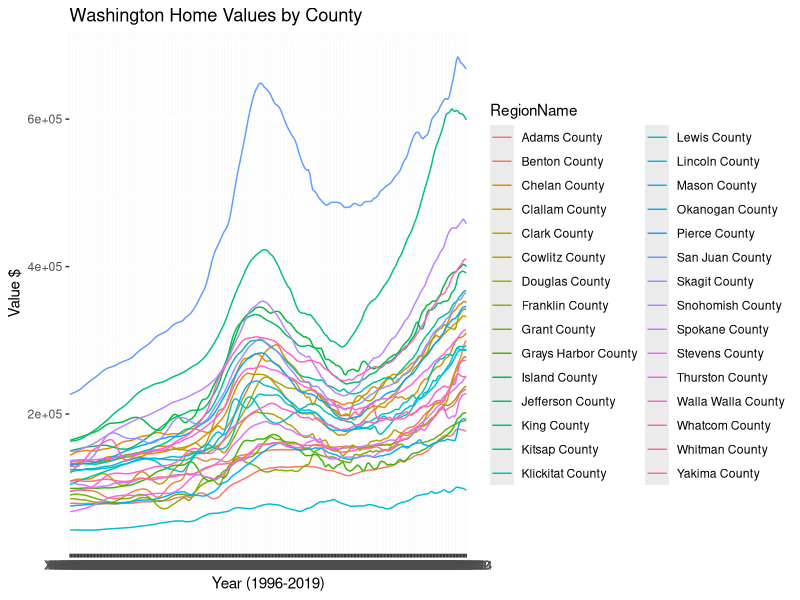
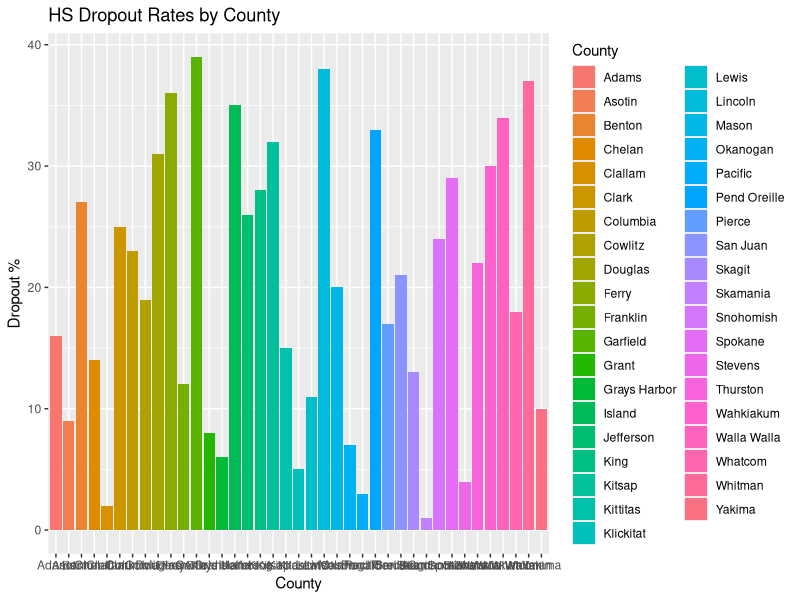
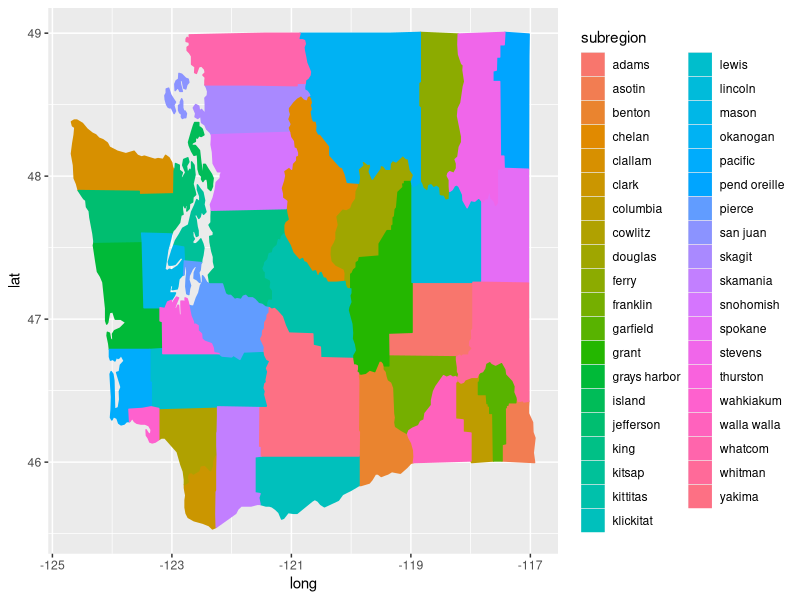

Source code (R) for these figures, in order:
library(dplyr)
library(stringr)
library(reshape2)
library(ggplot2)

Pop_Dens_by_County <- read.csv("data/WAOFM_-_April_1_-_Population_Density_by_County__2000_to_Present.csv")
HS_Dropout_by_County <- read.csv("data/High_School_Dropout_Statistics_by_County_2012-2013_School_Year_5-Year_Cohort_Dropout_Rates.csv")
Criminal_Data_by_County <- read.csv("data/Criminal_Justice_Data_Book.csv")
County_Zhvi_3b <- read.csv("data/County_Zhvi_3bedroom.csv")
County_MedianRentalPrice_3B <- read.csv("data/County_MedianRentalPrice_3Bedroom.csv")
County_MedianPrice_3B <- read.csv("data/County_MedianListingPrice_AllHomes.csv")

County_MedianPrice_filtered <- filter(County_MedianPrice_3B, State == "WA") %>% mutate(county 
                                                                                       = str_remove_all(RegionName, " County")) %>% select(-RegionName) %>% select(county,starts_with("X2019"))
County_MedianPrice_filtered$county <- sapply(as.list(County_MedianPrice_filtered$county), tolower)
Criminal_Data_by_County_filtered <- select(Criminal_Data_by_County, year, county, 
                                           SRS_TOTAL) %>% group_by(county)%>% mutate(TotalAvg = 
                                                                                       sum(SRS_TOTAL)/16) %>% filter(year == "1990") %>% select(county, TotalAvg)
Criminal_Data_by_County_filtered$county <- sapply(as.list(Criminal_Data_by_County_filtered$county), tolower)


Pop_Dens_by_County_filtered <- select(Pop_Dens_by_County, COUNTY, POPDEN_2018, Location.1)
colnames(Pop_Dens_by_County_filtered)[colnames(Pop_Dens_by_County_filtered)=="COUNTY"] <- "county"
Pop_Dens_by_County_filtered$county <- sapply(as.list(Pop_Dens_by_County_filtered$county), tolower)


HS_Dropout_by_County_filtered <- select(HS_Dropout_by_County, County, Rank.by.Percent)
colnames(HS_Dropout_by_County_filtered)[colnames(HS_Dropout_by_County_filtered)=="County"] <- "county"
HS_Dropout_by_County_filtered$county <- sapply(as.list(HS_Dropout_by_County_filtered$county), tolower)


merged_filtered_half_data <- full_join(Criminal_Data_by_County_filtered, 
                                       Pop_Dens_by_County_filtered, by = "county")
merged_filtered_data <- full_join(merged_filtered_half_data, 
                                  HS_Dropout_by_County_filtered, by = "county")


County_Zhvi_3b <- filter(County_Zhvi_3b, State == "WA")
County_MedianRentalPrice_3B <- filter(County_MedianRentalPrice_3B, State == "WA")

County_Zhvi_3b_values <- County_Zhvi_3b[,c(2,8:284)]




melted <- melt(County_Zhvi_3b_values, c("RegionName"))
melted$rowid <- 1:30

ggplot(melted, aes(variable, value, group=factor(RegionName))) +
  geom_line(aes(color=RegionName)) +
  ggtitle("Washington Home Values by County") + 
  xlab("Year (1996-2019)") +
  ylab("Value $")

# can use this data to predict trend line in 10 years


ggplot(data=HS_Dropout_by_County, aes(x=County, y=Rank.by.Percent, fill=County)) +
  geom_bar(stat="identity") +
  ggtitle("HS Dropout Rates by County") +
  ylab("Dropout %")


county <- map_data("county")
county <- filter(county, region == "washington")
ggplot(county)+geom_polygon(aes(long,lat,group=group,col=subregion,fill=subregion))
